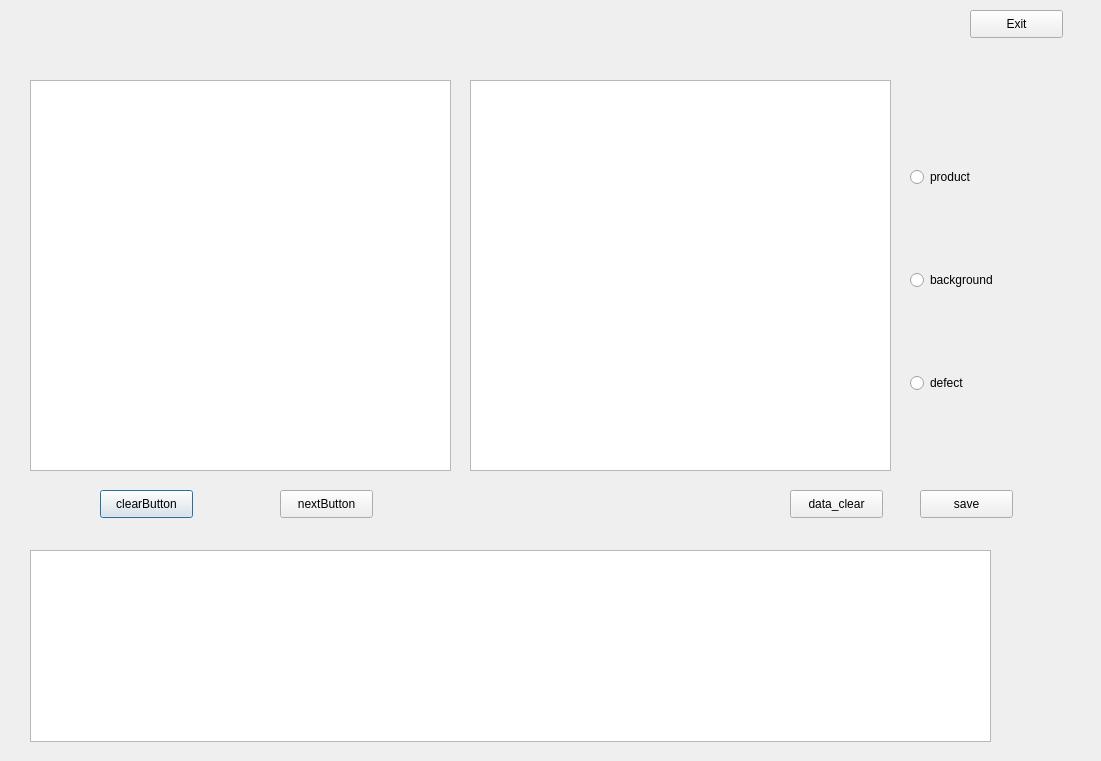
<?xml version="1.0" encoding="UTF-8"?>
<ui version="4.0">
 <class>MainWindow</class>
 <widget class="QDialog" name="MainWindow">
  <property name="geometry">
   <rect>
    <x>0</x>
    <y>0</y>
    <width>1101</width>
    <height>761</height>
   </rect>
  </property>
  <property name="windowTitle">
   <string>Dialog</string>
  </property>
  <widget class="QPushButton" name="clearButton">
   <property name="geometry">
    <rect>
     <x>100</x>
     <y>490</y>
     <width>93</width>
     <height>28</height>
    </rect>
   </property>
   <property name="text">
    <string>clearButton</string>
   </property>
  </widget>
  <widget class="QPushButton" name="nextButton">
   <property name="geometry">
    <rect>
     <x>280</x>
     <y>490</y>
     <width>93</width>
     <height>28</height>
    </rect>
   </property>
   <property name="text">
    <string>nextButton</string>
   </property>
  </widget>
  <widget class="QGraphicsView" name="real_photo">
   <property name="geometry">
    <rect>
     <x>30</x>
     <y>80</y>
     <width>421</width>
     <height>391</height>
    </rect>
   </property>
  </widget>
  <widget class="QLabel" name="RGB">
   <property name="geometry">
    <rect>
     <x>90</x>
     <y>540</y>
     <width>401</width>
     <height>61</height>
    </rect>
   </property>
   <property name="styleSheet">
    <string notr="true"/>
   </property>
   <property name="text">
    <string/>
   </property>
  </widget>
  <widget class="QWidget" name="verticalLayoutWidget">
   <property name="geometry">
    <rect>
     <x>910</x>
     <y>90</y>
     <width>160</width>
     <height>381</height>
    </rect>
   </property>
   <layout class="QVBoxLayout" name="verticalLayout">
    <item>
     <widget class="QRadioButton" name="product">
      <property name="text">
       <string>product</string>
      </property>
     </widget>
    </item>
    <item>
     <widget class="QRadioButton" name="background">
      <property name="text">
       <string>background</string>
      </property>
     </widget>
    </item>
    <item>
     <widget class="QRadioButton" name="defect">
      <property name="text">
       <string>defect</string>
      </property>
     </widget>
    </item>
   </layout>
  </widget>
  <widget class="QListView" name="listView">
   <property name="geometry">
    <rect>
     <x>30</x>
     <y>550</y>
     <width>961</width>
     <height>192</height>
    </rect>
   </property>
  </widget>
  <widget class="QPushButton" name="saveButton">
   <property name="geometry">
    <rect>
     <x>920</x>
     <y>490</y>
     <width>93</width>
     <height>28</height>
    </rect>
   </property>
   <property name="text">
    <string>save</string>
   </property>
  </widget>
  <widget class="QPushButton" name="exitButton">
   <property name="geometry">
    <rect>
     <x>970</x>
     <y>10</y>
     <width>93</width>
     <height>28</height>
    </rect>
   </property>
   <property name="text">
    <string>Exit</string>
   </property>
  </widget>
  <widget class="QPushButton" name="clearDataButton">
   <property name="geometry">
    <rect>
     <x>790</x>
     <y>490</y>
     <width>93</width>
     <height>28</height>
    </rect>
   </property>
   <property name="text">
    <string>data_clear</string>
   </property>
  </widget>
  <widget class="QGraphicsView" name="pixel_view">
   <property name="geometry">
    <rect>
     <x>470</x>
     <y>80</y>
     <width>421</width>
     <height>391</height>
    </rect>
   </property>
  </widget>
 </widget>
 <resources/>
 <connections/>
</ui>
